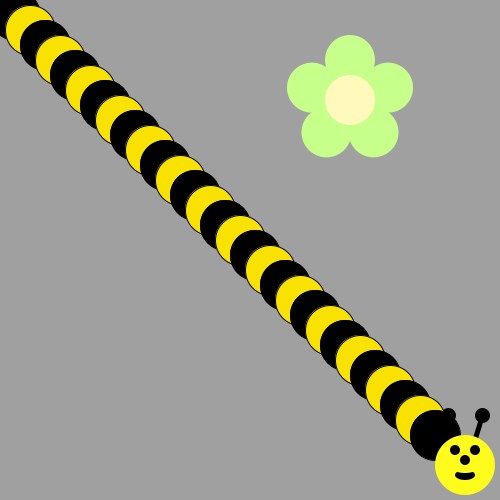
Frame 1 (no input)
Frame 60 (the mouse pressed at the canvas centre just before this capture): identical to frame 1, image omitted
Frame 120 (the mouse held since frame 60 and released just before this capture): identical to frame 1, image omitted

The Processing sketch that drew this single still picture (run headless with seeded random() and noise(); from frame 60 on, the mouse is pressed at the canvas centre):

// Processing sketch: BumbleBee
// ── BumbleBee.pde
void draw() {
/*Use a loop to make a body for the Bee!
Then put his head on using drawBeeFace(x,y)
Use Modulo to make the colors alternate 
*/

}

void drawFlower(int x, int y) {
     noStroke();
     translate(x, y);
     // draw 5 petals, rotating after each one<
     fill(#c6ff89);      // green
      for (int i = 0; i < 5; i++) {
           ellipse(0, -40, 50, 50);
          rotate(radians(72));
     }
     fill(#fff9bb); // light yellow
     ellipse(0, 0, 50, 50);
} 
void drawBeeFace(int BeeFaceX, int BeeFaceY) {
     noStroke();
     fill(0, 0, 0);
     stroke(1);
     strokeWeight(5);
     line(BeeFaceX-10, BeeFaceY-27, BeeFaceX-17, BeeFaceY-50);
     line(BeeFaceX+10, BeeFaceY-27, BeeFaceX+17, BeeFaceY-50);
     ellipse(BeeFaceX-17, BeeFaceY-50, 10, 10);
     ellipse(BeeFaceX+17, BeeFaceY-50, 10, 10);
     noStroke();
     fill(255, 251, 28);
     ellipse(BeeFaceX, BeeFaceY, 60, 60); // face
     fill(255, 237, 209);
     fill(0,0,0);
      ellipse(BeeFaceX-10, BeeFaceY-15, 10, 10); // eyes
     ellipse(BeeFaceX+10, BeeFaceY-15, 10, 10);
      ellipse(BeeFaceX, BeeFaceY-5, 10, 10); // nose
      ellipse(BeeFaceX, BeeFaceY+10, 20, 10);// mouth
     fill(255, 251, 28);
     ellipse(BeeFaceX, BeeFaceY+5, 20, 6);
}

void setup() {
     ellipseMode(CENTER);
     size(500, 500);
     background(160, 160, 160);
      
      int d =0;
      for(int i = 0; i<15;i++){
        fill(250,226,0);
ellipse(d,d,50,50);
d+=15; 
fill(0,0,0);
ellipse(d,d,50,50);
d+=15;
}d+=15;
drawBeeFace(d,d);
drawFlower(350, 100);
}
